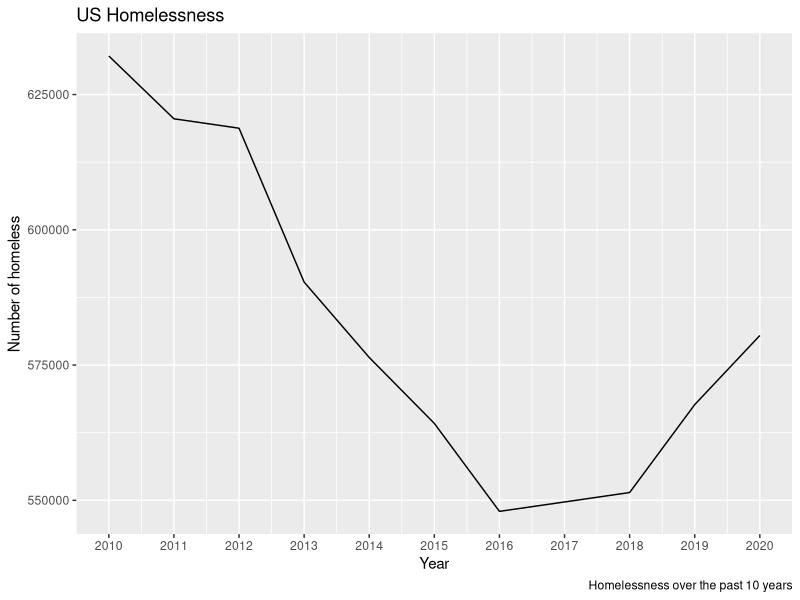

Write R code to recreate this figure.
#install.packages("ggplot2")
library(ggplot2)
library(tidyverse)

# setwd("~/info201/project-group-3-section-ag/data")
homelessness_totals <- read.csv(file = "../data/homelessness_2020.csv")
homelessness_change <- read.csv(file = "../data/homelessness_change.csv")

#View(homelessness_totals)
#View(homelessness_change)

to_change <- startsWith(names(homelessness_change), "Change")
homelessness_change[to_change] = as.numeric(sub("%", "", as.matrix(homelessness_change[to_change])))

homelessness <- homelessness_totals %>%
  group_by(State) %>%
  select(State, Overall.Homeless..2020) %>%
  left_join(homelessness_change, by = "State") %>%
  select(1:12) %>%
  rename("Homelessness_2020" = "Overall.Homeless..2020",
         "Homelessness_change_2019_2020" = "Change.in.Total.Homelessness..2019.2020",
         "Homelessness_change_2018_2020" = "Change.in.Total.Homelessness..2018.2020",
         "Homelessness_change_2017_2020" = "Change.in.Total.Homelessness..2017.2020",
         "Homelessness_change_2016_2020" = "Change.in.Total.Homelessness..2016.2020",
         "Homelessness_change_2015_2020" = "Change.in.Total.Homelessness..2015.2020",
         "Homelessness_change_2014_2020" = "Change.in.Total.Homelessness..2014.2020",
         "Homelessness_change_2013_2020" = "Change.in.Total.Homelessness..2013.2020",
         "Homelessness_change_2012_2020" = "Change.in.Total.Homelessness..2012.2020",
         "Homelessness_change_2011_2020" = "Change.in.Total.Homelessness..2011.2020",
         "Homelessness_change_2010_2020" = "Change.in.Total.Homelessness..2010.2020")

US_homelessness_totals <- homelessness %>% 
  subset(State == "Total") %>%
  rename("Year" = "State",
         "Homelessness_2019" = "Homelessness_change_2019_2020",
         "Homelessness_2018" = "Homelessness_change_2018_2020",
         "Homelessness_2017" = "Homelessness_change_2017_2020",
         "Homelessness_2016" = "Homelessness_change_2016_2020",
         "Homelessness_2015" = "Homelessness_change_2015_2020",
         "Homelessness_2014" = "Homelessness_change_2014_2020",
         "Homelessness_2013" = "Homelessness_change_2013_2020",
         "Homelessness_2012" = "Homelessness_change_2012_2020",
         "Homelessness_2011" = "Homelessness_change_2011_2020",
         "Homelessness_2010" = "Homelessness_change_2010_2020") %>%
  mutate(Homelessness_2020 = (as.numeric(gsub(",","", Homelessness_2020)))) %>%
  mutate(Homelessness_2019 = (as.numeric(gsub(",","", Homelessness_2020))) * ((100-Homelessness_2019)/100)) %>%
  mutate(Homelessness_2018 = (as.numeric(gsub(",","", Homelessness_2020))) * ((100-Homelessness_2018)/100)) %>%
  mutate(Homelessness_2017 = (as.numeric(gsub(",","", Homelessness_2020))) * ((100-Homelessness_2017)/100)) %>%
  mutate(Homelessness_2016 = (as.numeric(gsub(",","", Homelessness_2020))) * ((100-Homelessness_2016)/100)) %>%
  mutate(Homelessness_2015 = (as.numeric(gsub(",","", Homelessness_2020))) * ((100-Homelessness_2015)/100)) %>%
  mutate(Homelessness_2014 = (as.numeric(gsub(",","", Homelessness_2020))) * ((100-Homelessness_2014)/100)) %>%
  mutate(Homelessness_2013 = (as.numeric(gsub(",","", Homelessness_2020))) * ((100-Homelessness_2013)/100)) %>%
  mutate(Homelessness_2012 = (as.numeric(gsub(",","", Homelessness_2020))) * ((100-Homelessness_2012)/100)) %>%
  mutate(Homelessness_2011 = (as.numeric(gsub(",","", Homelessness_2020))) * ((100-Homelessness_2011)/100)) %>%
  mutate(Homelessness_2010 = (as.numeric(gsub(",","", Homelessness_2020))) * ((100-Homelessness_2010)/100))

US_homelessness_t <- as.data.frame(t(US_homelessness_totals))
colnames(US_homelessness_t) <- c("Total")

Years <- c(2020, 2019, 2018, 2017, 2016, 2015, 2014, 2013, 2012, 2011, 2010)
Total <- US_homelessness_t$Total
Total <- Total[ !Total == "Total"]

US_homelessness <- data.frame(Years, Total)

US_homelessness <- US_homelessness %>%
  mutate(Total = (as.numeric(gsub(",","", Total))))

homelessness_trend <- ggplot() + 
  geom_line(aes(x = Years, y = as.numeric(Total), group = 1)) +
  geom_point() +
  scale_x_continuous(breaks=seq(2010,2020,1)) +
  scale_y_continuous(breaks=seq(500000,650000,25000)) +
  labs(title = "US Homelessness", 
       x = "Year", y = "Number of homeless",
       caption = "Homelessness over the past 10 years")
homelessness_trend
